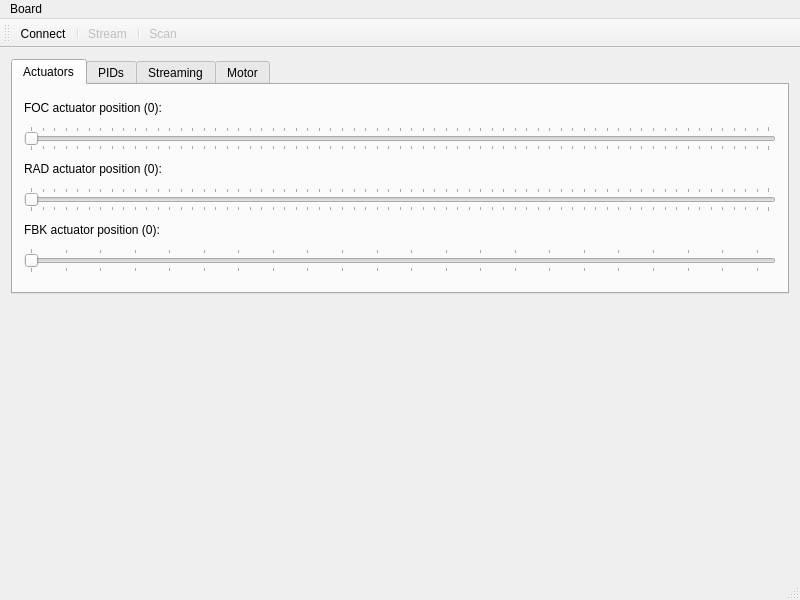
<?xml version="1.0" encoding="UTF-8"?>
<ui version="4.0">
 <class>MainWindow</class>
 <widget class="QMainWindow" name="MainWindow">
  <property name="geometry">
   <rect>
    <x>0</x>
    <y>0</y>
    <width>800</width>
    <height>600</height>
   </rect>
  </property>
  <property name="minimumSize">
   <size>
    <width>800</width>
    <height>600</height>
   </size>
  </property>
  <property name="windowTitle">
   <string>SmartMDC v0.3</string>
  </property>
  <widget class="QWidget" name="centralWidget">
   <layout class="QVBoxLayout" name="verticalLayout">
    <item>
     <widget class="QTabWidget" name="tabWidget">
      <property name="sizePolicy">
       <sizepolicy hsizetype="Expanding" vsizetype="Fixed">
        <horstretch>0</horstretch>
        <verstretch>0</verstretch>
       </sizepolicy>
      </property>
      <property name="currentIndex">
       <number>0</number>
      </property>
      <widget class="QWidget" name="tabActuators">
       <attribute name="title">
        <string>Actuators</string>
       </attribute>
       <layout class="QVBoxLayout" name="verticalLayout_2">
        <item>
         <widget class="QLabel" name="labelFOCPos">
          <property name="sizePolicy">
           <sizepolicy hsizetype="Preferred" vsizetype="Fixed">
            <horstretch>0</horstretch>
            <verstretch>0</verstretch>
           </sizepolicy>
          </property>
          <property name="text">
           <string>FOC actuator position (0):</string>
          </property>
         </widget>
        </item>
        <item>
         <widget class="QSlider" name="sliderFOC">
          <property name="sizePolicy">
           <sizepolicy hsizetype="Expanding" vsizetype="Fixed">
            <horstretch>0</horstretch>
            <verstretch>0</verstretch>
           </sizepolicy>
          </property>
          <property name="maximum">
           <number>4095</number>
          </property>
          <property name="pageStep">
           <number>256</number>
          </property>
          <property name="tracking">
           <bool>true</bool>
          </property>
          <property name="orientation">
           <enum>Qt::Horizontal</enum>
          </property>
          <property name="invertedAppearance">
           <bool>false</bool>
          </property>
          <property name="invertedControls">
           <bool>false</bool>
          </property>
          <property name="tickPosition">
           <enum>QSlider::TicksBothSides</enum>
          </property>
          <property name="tickInterval">
           <number>64</number>
          </property>
         </widget>
        </item>
        <item>
         <widget class="QLabel" name="labelRADPos">
          <property name="sizePolicy">
           <sizepolicy hsizetype="Preferred" vsizetype="Fixed">
            <horstretch>0</horstretch>
            <verstretch>0</verstretch>
           </sizepolicy>
          </property>
          <property name="text">
           <string>RAD actuator position (0):</string>
          </property>
         </widget>
        </item>
        <item>
         <widget class="QSlider" name="sliderRAD">
          <property name="maximum">
           <number>4095</number>
          </property>
          <property name="pageStep">
           <number>256</number>
          </property>
          <property name="orientation">
           <enum>Qt::Horizontal</enum>
          </property>
          <property name="tickPosition">
           <enum>QSlider::TicksBothSides</enum>
          </property>
          <property name="tickInterval">
           <number>64</number>
          </property>
         </widget>
        </item>
        <item>
         <widget class="QLabel" name="labelFBKPos">
          <property name="sizePolicy">
           <sizepolicy hsizetype="Preferred" vsizetype="Fixed">
            <horstretch>0</horstretch>
            <verstretch>0</verstretch>
           </sizepolicy>
          </property>
          <property name="text">
           <string>FBK actuator position (0):</string>
          </property>
         </widget>
        </item>
        <item>
         <widget class="QSlider" name="sliderFBK">
          <property name="maximum">
           <number>1365</number>
          </property>
          <property name="pageStep">
           <number>64</number>
          </property>
          <property name="orientation">
           <enum>Qt::Horizontal</enum>
          </property>
          <property name="tickPosition">
           <enum>QSlider::TicksBothSides</enum>
          </property>
          <property name="tickInterval">
           <number>64</number>
          </property>
         </widget>
        </item>
       </layout>
      </widget>
      <widget class="QWidget" name="tabPID">
       <attribute name="title">
        <string>PIDs</string>
       </attribute>
       <layout class="QHBoxLayout" name="horizontalLayout">
        <item>
         <widget class="QGroupBox" name="groupBox">
          <property name="title">
           <string>Z Stabilisation:</string>
          </property>
          <property name="checkable">
           <bool>true</bool>
          </property>
          <property name="checked">
           <bool>false</bool>
          </property>
          <layout class="QFormLayout" name="formLayout">
           <item row="0" column="0">
            <widget class="QLabel" name="label">
             <property name="text">
              <string>P gain:</string>
             </property>
            </widget>
           </item>
           <item row="0" column="1">
            <widget class="QDoubleSpinBox" name="doubleSpinBox">
             <property name="decimals">
              <number>4</number>
             </property>
            </widget>
           </item>
           <item row="1" column="0">
            <widget class="QLabel" name="label_2">
             <property name="text">
              <string>I gain:</string>
             </property>
            </widget>
           </item>
           <item row="1" column="1">
            <widget class="QDoubleSpinBox" name="doubleSpinBox_2">
             <property name="decimals">
              <number>4</number>
             </property>
            </widget>
           </item>
           <item row="2" column="0">
            <widget class="QLabel" name="label_3">
             <property name="text">
              <string>D gain:</string>
             </property>
            </widget>
           </item>
           <item row="2" column="1">
            <widget class="QDoubleSpinBox" name="doubleSpinBox_3">
             <property name="decimals">
              <number>4</number>
             </property>
            </widget>
           </item>
           <item row="3" column="0">
            <widget class="QLabel" name="label_4">
             <property name="text">
              <string>Set-point:</string>
             </property>
            </widget>
           </item>
           <item row="3" column="1">
            <widget class="QSpinBox" name="spinBox"/>
           </item>
           <item row="4" column="0">
            <widget class="QCheckBox" name="checkBox">
             <property name="text">
              <string>Reverse</string>
             </property>
            </widget>
           </item>
           <item row="4" column="1">
            <widget class="QPushButton" name="pushButton">
             <property name="text">
              <string>Update</string>
             </property>
            </widget>
           </item>
          </layout>
         </widget>
        </item>
        <item>
         <widget class="QGroupBox" name="groupBox_2">
          <property name="title">
           <string>FOC Stabilisation:</string>
          </property>
          <property name="checkable">
           <bool>true</bool>
          </property>
          <property name="checked">
           <bool>false</bool>
          </property>
          <layout class="QFormLayout" name="formLayout_2">
           <item row="0" column="0">
            <widget class="QLabel" name="label_5">
             <property name="text">
              <string>P gain:</string>
             </property>
            </widget>
           </item>
           <item row="0" column="1">
            <widget class="QDoubleSpinBox" name="doubleSpinBox_4">
             <property name="decimals">
              <number>4</number>
             </property>
            </widget>
           </item>
           <item row="1" column="0">
            <widget class="QLabel" name="label_6">
             <property name="text">
              <string>I gain:</string>
             </property>
            </widget>
           </item>
           <item row="1" column="1">
            <widget class="QDoubleSpinBox" name="doubleSpinBox_5">
             <property name="decimals">
              <number>4</number>
             </property>
            </widget>
           </item>
           <item row="2" column="0">
            <widget class="QLabel" name="label_7">
             <property name="text">
              <string>D gain:</string>
             </property>
            </widget>
           </item>
           <item row="2" column="1">
            <widget class="QDoubleSpinBox" name="doubleSpinBox_6">
             <property name="decimals">
              <number>4</number>
             </property>
            </widget>
           </item>
           <item row="3" column="0">
            <widget class="QLabel" name="label_8">
             <property name="text">
              <string>Set-point:</string>
             </property>
            </widget>
           </item>
           <item row="3" column="1">
            <widget class="QSpinBox" name="spinBox_2"/>
           </item>
           <item row="4" column="0">
            <widget class="QCheckBox" name="checkBox_2">
             <property name="text">
              <string>Reverse</string>
             </property>
            </widget>
           </item>
           <item row="4" column="1">
            <widget class="QPushButton" name="pushButton_2">
             <property name="text">
              <string>Update</string>
             </property>
            </widget>
           </item>
          </layout>
         </widget>
        </item>
       </layout>
      </widget>
      <widget class="QWidget" name="tabStreaming">
       <attribute name="title">
        <string>Streaming</string>
       </attribute>
       <layout class="QVBoxLayout" name="verticalLayout_3">
        <item>
         <widget class="QRadioButton" name="radioFE">
          <property name="text">
           <string>FE - focus error (default)</string>
          </property>
          <property name="checked">
           <bool>true</bool>
          </property>
         </widget>
        </item>
        <item>
         <widget class="QRadioButton" name="radioCE">
          <property name="text">
           <string>CE - center error</string>
          </property>
         </widget>
        </item>
        <item>
         <widget class="QRadioButton" name="radioSum">
          <property name="text">
           <string>Sum - 4D sum</string>
          </property>
         </widget>
        </item>
        <item>
         <widget class="QRadioButton" name="radioChnA">
          <property name="text">
           <string>Channel A</string>
          </property>
         </widget>
        </item>
        <item>
         <widget class="QRadioButton" name="radioChnB">
          <property name="text">
           <string>Channel B</string>
          </property>
         </widget>
        </item>
        <item>
         <widget class="QRadioButton" name="radioChnC">
          <property name="text">
           <string>Channel C</string>
          </property>
         </widget>
        </item>
        <item>
         <widget class="QRadioButton" name="radioChnD">
          <property name="text">
           <string>Channel D</string>
          </property>
         </widget>
        </item>
       </layout>
      </widget>
      <widget class="QWidget" name="tabMotor">
       <attribute name="title">
        <string>Motor</string>
       </attribute>
       <layout class="QGridLayout" name="gridLayout">
        <item row="2" column="1">
         <widget class="QSpinBox" name="spinMotorPower">
          <property name="suffix">
           <string>%</string>
          </property>
          <property name="minimum">
           <number>1</number>
          </property>
          <property name="maximum">
           <number>100</number>
          </property>
         </widget>
        </item>
        <item row="3" column="0">
         <spacer name="verticalSpacer">
          <property name="orientation">
           <enum>Qt::Vertical</enum>
          </property>
          <property name="sizeHint" stdset="0">
           <size>
            <width>20</width>
            <height>40</height>
           </size>
          </property>
         </spacer>
        </item>
        <item row="2" column="5">
         <widget class="QPushButton" name="pushMotorUpdate">
          <property name="text">
           <string>Update</string>
          </property>
         </widget>
        </item>
        <item row="2" column="3">
         <widget class="QCheckBox" name="checkMotorRev">
          <property name="text">
           <string>Reverse</string>
          </property>
         </widget>
        </item>
        <item row="2" column="0">
         <widget class="QLabel" name="labelPower">
          <property name="sizePolicy">
           <sizepolicy hsizetype="Preferred" vsizetype="Preferred">
            <horstretch>0</horstretch>
            <verstretch>0</verstretch>
           </sizepolicy>
          </property>
          <property name="text">
           <string>Power:</string>
          </property>
         </widget>
        </item>
        <item row="2" column="6">
         <spacer name="horizontalSpacer">
          <property name="orientation">
           <enum>Qt::Horizontal</enum>
          </property>
          <property name="sizeHint" stdset="0">
           <size>
            <width>40</width>
            <height>20</height>
           </size>
          </property>
         </spacer>
        </item>
        <item row="1" column="0" colspan="7">
         <widget class="QSlider" name="sliderMotorSpeed">
          <property name="maximum">
           <number>1280</number>
          </property>
          <property name="pageStep">
           <number>64</number>
          </property>
          <property name="orientation">
           <enum>Qt::Horizontal</enum>
          </property>
          <property name="tickPosition">
           <enum>QSlider::TicksBothSides</enum>
          </property>
          <property name="tickInterval">
           <number>64</number>
          </property>
         </widget>
        </item>
        <item row="0" column="0" colspan="4">
         <widget class="QLabel" name="labelMotorSpeed">
          <property name="text">
           <string>Motor Speed (0):</string>
          </property>
         </widget>
        </item>
        <item row="2" column="4">
         <widget class="QPushButton" name="pushMotorRead">
          <property name="text">
           <string>Read</string>
          </property>
         </widget>
        </item>
       </layout>
      </widget>
     </widget>
    </item>
    <item>
     <widget class="QCustomPlot" name="plotSlow" native="true"/>
    </item>
    <item>
     <widget class="QCustomPlot" name="plotFast" native="true"/>
    </item>
   </layout>
  </widget>
  <widget class="QMenuBar" name="menuBar">
   <property name="geometry">
    <rect>
     <x>0</x>
     <y>0</y>
     <width>800</width>
     <height>21</height>
    </rect>
   </property>
   <widget class="QMenu" name="menuBoard">
    <property name="title">
     <string>Board</string>
    </property>
    <addaction name="actionReboot"/>
   </widget>
   <addaction name="menuBoard"/>
  </widget>
  <widget class="QToolBar" name="mainToolBar">
   <attribute name="toolBarArea">
    <enum>TopToolBarArea</enum>
   </attribute>
   <attribute name="toolBarBreak">
    <bool>false</bool>
   </attribute>
   <addaction name="actionConnect"/>
   <addaction name="separator"/>
   <addaction name="actionStream"/>
   <addaction name="separator"/>
   <addaction name="actionScan"/>
  </widget>
  <widget class="QStatusBar" name="statusBar"/>
  <action name="actionConnect">
   <property name="text">
    <string>Connect</string>
   </property>
  </action>
  <action name="actionStream">
   <property name="checkable">
    <bool>false</bool>
   </property>
   <property name="checked">
    <bool>false</bool>
   </property>
   <property name="enabled">
    <bool>false</bool>
   </property>
   <property name="text">
    <string>Stream</string>
   </property>
  </action>
  <action name="actionReboot">
   <property name="text">
    <string>Reboot</string>
   </property>
  </action>
  <action name="actionScan">
   <property name="enabled">
    <bool>false</bool>
   </property>
   <property name="text">
    <string>Scan</string>
   </property>
  </action>
 </widget>
 <layoutdefault spacing="6" margin="11"/>
 <customwidgets>
  <customwidget>
   <class>QCustomPlot</class>
   <extends>QWidget</extends>
   <header>3rdparty/qcustomplot.h</header>
   <container>1</container>
  </customwidget>
 </customwidgets>
 <tabstops>
  <tabstop>tabWidget</tabstop>
  <tabstop>sliderFOC</tabstop>
  <tabstop>sliderRAD</tabstop>
  <tabstop>sliderFBK</tabstop>
  <tabstop>doubleSpinBox</tabstop>
  <tabstop>doubleSpinBox_2</tabstop>
  <tabstop>doubleSpinBox_3</tabstop>
  <tabstop>spinBox</tabstop>
  <tabstop>checkBox</tabstop>
  <tabstop>pushButton</tabstop>
  <tabstop>doubleSpinBox_4</tabstop>
  <tabstop>doubleSpinBox_5</tabstop>
  <tabstop>doubleSpinBox_6</tabstop>
  <tabstop>spinBox_2</tabstop>
  <tabstop>checkBox_2</tabstop>
  <tabstop>pushButton_2</tabstop>
  <tabstop>radioFE</tabstop>
  <tabstop>radioSum</tabstop>
  <tabstop>radioChnA</tabstop>
  <tabstop>radioChnB</tabstop>
  <tabstop>radioChnC</tabstop>
  <tabstop>radioChnD</tabstop>
 </tabstops>
 <resources/>
 <connections/>
</ui>
